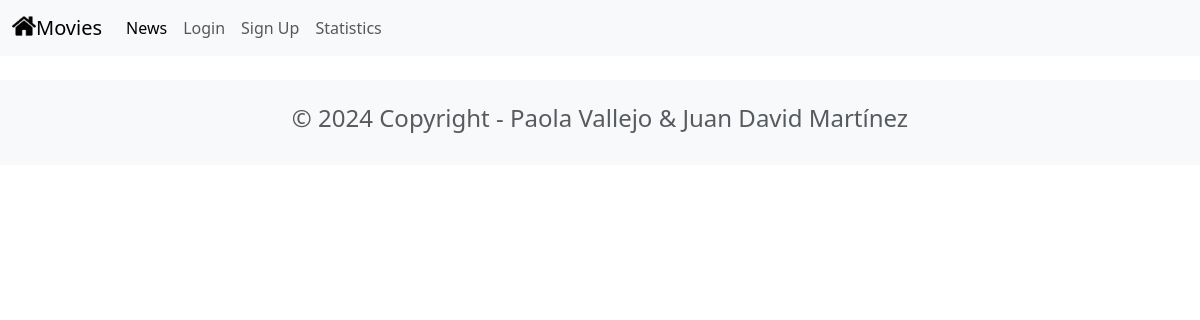
The page /news/ on the database as committed earlier.
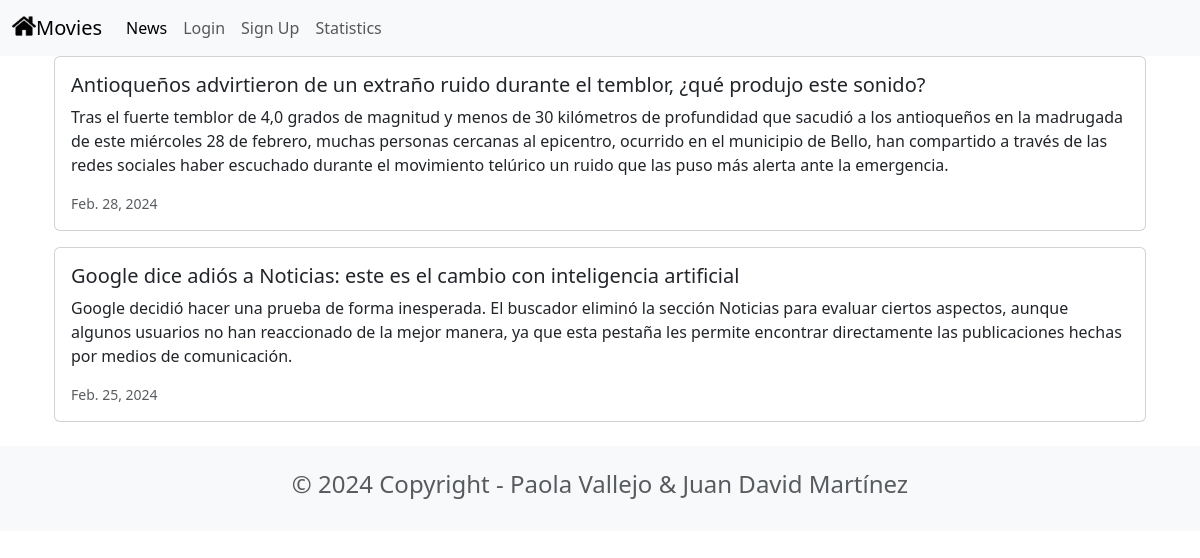
The same page on the database as committed later.
### news/models.py (models this page shows, shortened)
class News(models.Model):
    headline = models.CharField(max_length = 200)
    body = models.TextField()
    date = models.DateField()

### news/views.py (the view)
# urls.py: path('news/',include('news.urls')),
def news(request):
    newss = News.objects.all().order_by('-date')
    return render(request,'news.html',{'newss': newss})

### news/templates/news.html
{% extends 'base.html' %}
{% block content %}
<div class="container">
    {% for news in newss %}
<div class="card mb-3">
    <div class="row g-0">
        <div class="card-body">
          <h5 class="card-title">{{ news.headline }}</h5>
          <p class="card-text">{{ news.body }}</p>
          <p class="card-text"><small class="text-muted">{{ news.date }}</small></p>
        </div>
    </div>
  </div>
  {% endfor %}
</div>
{% endblock content %}

### moviereviews/templates/base.html (shortened to what this page needs)
<head>
    <link href="https://cdn.jsdelivr.net/npm/bootstrap@5.3.3/dist/css/bootstrap.min.css" rel="stylesheet">
</head>
<nav class="navbar navbar-expand-lg bg-body-tertiary">
    <div class="container-fluid">
      <a class="navbar-brand" href="{% url 'home' %}">
        {% load static %}
        <img src="{% static 'images/home.png' %}" height="24" alt="" class="d-inline-block align-text-top">Movies</a>
      <div class="collapse navbar-collapse" id="navbarSupportedContent">
        <ul class="navbar-nav me-auto mb-2 mb-lg-0">
          <li class="nav-item">
            <a class="nav-link active" aria-current="page" href="{% url 'news' %}">News</a>
          </li>
          <li class="nav-item">
            <a class="nav-link" href="#">Login</a>
          </li>
          <li class="nav-item">
            <a class="nav-link" href="#">Sign Up</a>
          </li>
          <li class="nav-item">
            <a class="nav-link" href="{% url 'statistics' %}">Statistics</a>
          </li>
        </ul>
      </div>
    </div>
  </nav>
<div class="container">
    {% block content %}
    {% endblock content %}
</div>
<footer class="text-center text-lg-start bg-light text-muted mt-4">
  <div class="container">
    <div class="row">
      <div class="text-center p-4">
        <h4>© 2024 Copyright - Paola Vallejo & Juan David Martínez</h4>
      </div>
    </div>
  </div>
</footer>

Rows that differ between the two databases and show on the page:
added News: headline "Antioqueños advirtieron de un extraño ruido durante el temblor, ¿qué produjo este sonido?", body "Tras el fuerte temblor de 4,0 grados de magnitud y menos de 30 kilómetros de profundidad que sacudió a los antioqueños en la madrugada de este miércoles 28 de febrero, muchas personas cercanas al epicentro, ocurrido en el municipio de Bello, han compartido a través de las redes sociales haber escuchado durante el movimiento telúrico un ruido que las puso más alerta ante la emergencia.", date "Feb. 28, 2024"
added News: headline "Google dice adiós a Noticias: este es el cambio con inteligencia artificial", body "Google decidió hacer una prueba de forma inesperada. El buscador eliminó la sección Noticias para evaluar ciertos aspectos, aunque algunos usuarios no han reaccionado de la mejor manera, ya que esta pestaña les permite encontrar directamente las publicaciones hechas por medios de comunicación.", date "Feb. 25, 2024"
